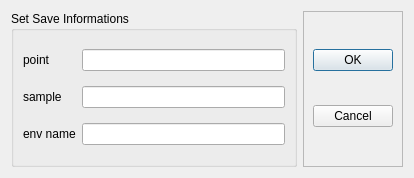
<?xml version="1.0" encoding="UTF-8"?>
<ui version="4.0">
 <class>Dialog</class>
 <widget class="QDialog" name="Dialog">
  <property name="geometry">
   <rect>
    <x>0</x>
    <y>0</y>
    <width>414</width>
    <height>178</height>
   </rect>
  </property>
  <property name="windowTitle">
   <string>Save As</string>
  </property>
  <layout class="QHBoxLayout" name="horizontalLayout" stretch="3,1">
   <item>
    <widget class="QGroupBox" name="groupBox">
     <property name="title">
      <string>Set Save Informations</string>
     </property>
     <layout class="QGridLayout" name="gridLayout">
      <item row="1" column="1">
       <widget class="QLineEdit" name="point_edit"/>
      </item>
      <item row="2" column="0">
       <widget class="QLabel" name="label_3">
        <property name="text">
         <string>sample</string>
        </property>
       </widget>
      </item>
      <item row="1" column="0">
       <widget class="QLabel" name="label_2">
        <property name="text">
         <string>point</string>
        </property>
       </widget>
      </item>
      <item row="4" column="1">
       <widget class="QLineEdit" name="env_name_edit"/>
      </item>
      <item row="2" column="1">
       <widget class="QLineEdit" name="sample_edit"/>
      </item>
      <item row="4" column="0">
       <widget class="QLabel" name="label">
        <property name="text">
         <string>env name</string>
        </property>
       </widget>
      </item>
     </layout>
    </widget>
   </item>
   <item>
    <widget class="QFrame" name="frame">
     <property name="frameShape">
      <enum>QFrame::StyledPanel</enum>
     </property>
     <property name="frameShadow">
      <enum>QFrame::Raised</enum>
     </property>
     <layout class="QGridLayout" name="gridLayout_2">
      <item row="0" column="0">
       <widget class="QPushButton" name="pushButton">
        <property name="text">
         <string>OK</string>
        </property>
        <property name="icon">
         <iconset>
          <normaloff>../../_imgs/ok.png</normaloff>../../_imgs/ok.png</iconset>
        </property>
       </widget>
      </item>
      <item row="1" column="0">
       <widget class="QPushButton" name="pushButton_2">
        <property name="text">
         <string>Cancel</string>
        </property>
        <property name="icon">
         <iconset>
          <normaloff>../../_imgs/cancel.png</normaloff>../../_imgs/cancel.png</iconset>
        </property>
       </widget>
      </item>
     </layout>
    </widget>
   </item>
  </layout>
 </widget>
 <resources/>
 <connections>
  <connection>
   <sender>pushButton</sender>
   <signal>clicked()</signal>
   <receiver>Dialog</receiver>
   <slot>accept()</slot>
   <hints>
    <hint type="sourcelabel">
     <x>353</x>
     <y>54</y>
    </hint>
    <hint type="destinationlabel">
     <x>305</x>
     <y>-11</y>
    </hint>
   </hints>
  </connection>
  <connection>
   <sender>pushButton_2</sender>
   <signal>clicked()</signal>
   <receiver>Dialog</receiver>
   <slot>reject()</slot>
   <hints>
    <hint type="sourcelabel">
     <x>351</x>
     <y>119</y>
    </hint>
    <hint type="destinationlabel">
     <x>222</x>
     <y>-9</y>
    </hint>
   </hints>
  </connection>
 </connections>
</ui>
